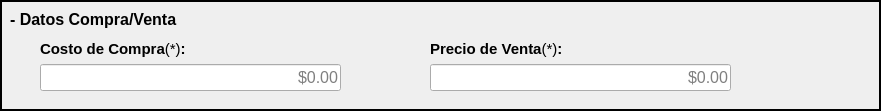
     <widget class="QFrame" name="frame_6">
      <property name="geometry">
       <rect>
        <x>20</x>
        <y>460</y>
        <width>881</width>
        <height>111</height>
       </rect>
      </property>
      <property name="frameShape">
       <enum>QFrame::WinPanel</enum>
      </property>
      <property name="frameShadow">
       <enum>QFrame::Plain</enum>
      </property>
      <widget class="QLabel" name="label_datCompraVenta_2">
       <property name="geometry">
        <rect>
         <x>10</x>
         <y>10</y>
         <width>211</width>
         <height>19</height>
        </rect>
       </property>
       <property name="font">
        <font>
         <pointsize>12</pointsize>
         <weight>75</weight>
         <bold>true</bold>
        </font>
       </property>
       <property name="text">
        <string>- Datos Compra/Venta</string>
       </property>
      </widget>
      <widget class="QWidget" name="layoutWidget_12">
       <property name="geometry">
        <rect>
         <x>430</x>
         <y>40</y>
         <width>301</width>
         <height>51</height>
        </rect>
       </property>
       <layout class="QVBoxLayout" name="verticalLayout_17">
        <item>
         <widget class="QLabel" name="label_precVenta_2">
          <property name="font">
           <font>
            <pointsize>11</pointsize>
            <weight>75</weight>
            <bold>true</bold>
           </font>
          </property>
          <property name="text">
           <string>&lt;html&gt;&lt;head/&gt;&lt;body&gt;&lt;p&gt;Precio de Venta&lt;span style=&quot; font-weight:400;&quot;&gt;(*)&lt;/span&gt;:&lt;/p&gt;&lt;/body&gt;&lt;/html&gt;</string>
          </property>
         </widget>
        </item>
        <item>
         <widget class="QLineEdit" name="input_precVenta_2">
          <property name="font">
           <font>
            <pointsize>12</pointsize>
           </font>
          </property>
          <property name="maxLength">
           <number>9</number>
          </property>
          <property name="alignment">
           <set>Qt::AlignRight|Qt::AlignTrailing|Qt::AlignVCenter</set>
          </property>
          <property name="placeholderText">
           <string>$0.00</string>
          </property>
         </widget>
        </item>
       </layout>
      </widget>
      <widget class="QWidget" name="layoutWidget_13">
       <property name="geometry">
        <rect>
         <x>40</x>
         <y>40</y>
         <width>301</width>
         <height>51</height>
        </rect>
       </property>
       <layout class="QVBoxLayout" name="verticalLayout_18">
        <item>
         <widget class="QLabel" name="label_costCompr_2">
          <property name="font">
           <font>
            <pointsize>11</pointsize>
            <weight>75</weight>
            <bold>true</bold>
           </font>
          </property>
          <property name="text">
           <string>&lt;html&gt;&lt;head/&gt;&lt;body&gt;&lt;p&gt;Costo de Compra&lt;span style=&quot; font-weight:400;&quot;&gt;(*)&lt;/span&gt;:&lt;/p&gt;&lt;/body&gt;&lt;/html&gt;</string>
          </property>
         </widget>
        </item>
        <item>
         <widget class="QLineEdit" name="input_costCompra_2">
          <property name="font">
           <font>
            <pointsize>12</pointsize>
           </font>
          </property>
          <property name="maxLength">
           <number>8</number>
          </property>
          <property name="alignment">
           <set>Qt::AlignRight|Qt::AlignTrailing|Qt::AlignVCenter</set>
          </property>
          <property name="placeholderText">
           <string>$0.00</string>
          </property>
         </widget>
        </item>
       </layout>
      </widget>
     </widget>
